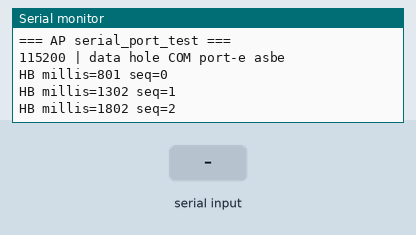
Simulated run of this sketch. Board: ESP32. Shown: the last lines printed to the serial monitor. The inputs (shaded band) are chosen by the test bench.

Above: at 2.0 s.
2.1 s: "1\n" received over Serial
At 2.7 s:
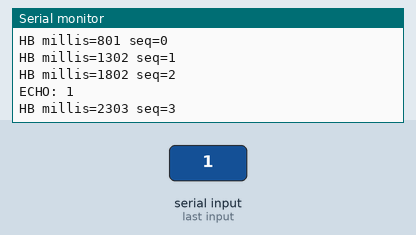
3.8 s: "0\n" received over Serial
At 4.2 s:
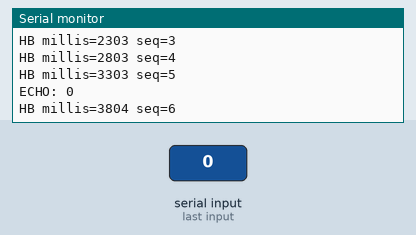
5.3 s: "2\n" received over Serial
At 5.7 s:
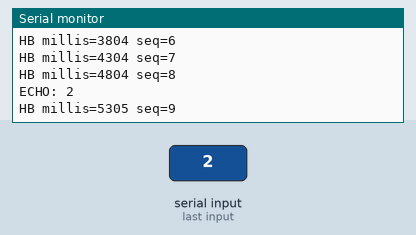

The sketch:

serial_port_test.ino
```cpp
// AP board — শুধু USB Serial টেস্ট (কোনো HaLow / I2S নেই)
// Arduino: ফোল্ডার খুলুন → ap/serial_port_test/
// Tools → USB CDC On Boot → Enabled (LilyGO S3)
// Monitor: 115200
// প্রতি ৫০০ms লাইন; টাইপ করে Enter দিলে echo হয়।

#include <Arduino.h>

static uint32_t seq = 0;

void setup() {
  Serial.begin(115200);
  Serial.setTxTimeoutMs(0);
  delay(800);
  Serial.println();
  Serial.println("=== AP serial_port_test ===");
  Serial.println("115200 | data hole COM port-e asbe");
  Serial.flush();
}

void loop() {
  while (Serial.available()) {
    String line = Serial.readStringUntil('\n');
    line.trim();
    Serial.printf("ECHO: %s\n", line.c_str());
  }

  Serial.print("HB millis=");
  Serial.print(millis());
  Serial.print(" seq=");
  Serial.println(seq++);
  delay(500);
}
```

Measured:
- after the input at 2.1 s, the serial monitor: prints a new line after 0.20 s (image 1)
- after the input at 3.8 s, the serial monitor: prints a new line at once (image 2)
- after the input at 5.3 s, the serial monitor: prints a new line at once (image 3)
